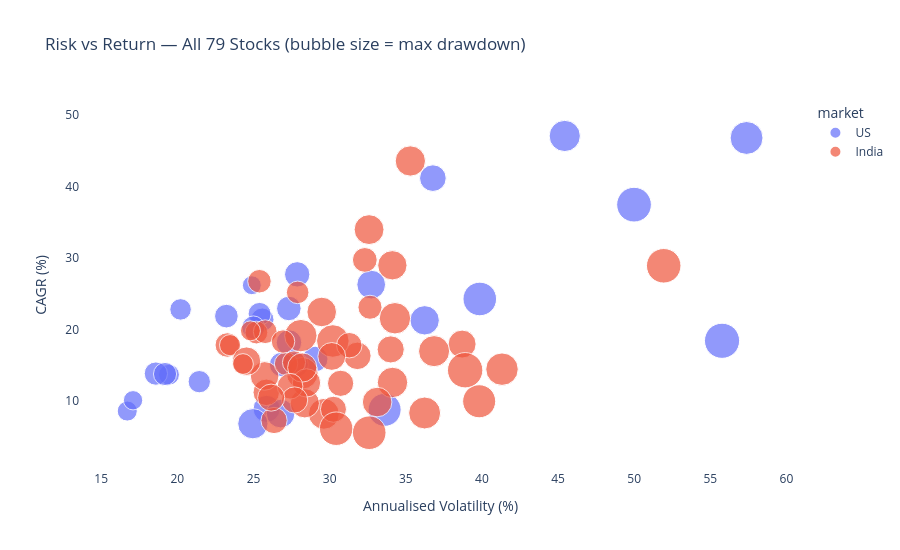

Source (notebook cell):
### Code cell
## CHART 2: RISK-RETURN SCATTER
rr['drawdown_size'] = rr['max_drawdown_pct'].abs()   # ← convert negatives to positive

fig2 = px.scatter(
    rr,
    x='ann_volatility_pct', y='cagr_pct',
    color='market', size='drawdown_size',             # ← use this instead
    size_max=25,
    hover_data=['ticker', 'company_name', 'sector', 'sharpe_ratio'],
    color_discrete_map={'India': '#EF553B', 'US': '#636EFA'},
    labels={
        'ann_volatility_pct': 'Annualised Volatility (%)',
        'cagr_pct':           'CAGR (%)',
        'drawdown_size':      'Max Drawdown (%)'
    },
    title='Risk vs Return — All 79 Stocks (bubble size = max drawdown)'
)
fig2.update_layout(height=550, plot_bgcolor='white')
fig2.write_html('../visuals/02_risk_return_scatter.html')
fig2.show()
print("Saved → visuals/02_risk_return_scatter.html")

### Figure 1 — Plotly figure (JSON) as saved in the notebook; plotly's stock layout.template omitted (floating-point values rounded to 4 significant figures; data arrays with more than 128 entries replaced by an {"elided": "..."} marker saying what was removed)
{"data": [{"customdata": [["AAPL", "Apple", "Technology", 0.839], ["ABT", "Abbott Laboratories", "Healthcare", 0.433], ["AMD", "Advanced Micro Devices", "Technology", 0.489], ["AMZN", "Amazon", "Consumer Disc.", 0.725], ["AVGO", "Broadcom", "Technology", 0.987], ["BAC", "Bank of America", "Financials", 0.27], ["BRK-B", "Berkshire Hathaway (Class B)", "Financials", 0.5], ["CAT", "Caterpillar", "Industrials", 0.481], ["COST", "Costco", "Consumer Disc.", 0.873], ["CRM", "Salesforce", "Technology", 0.576], ["CSCO", "Cisco Systems", "Technology", 0.267], ["CVX", "Chevron", "Energy", 0.244], ["GOOGL", "Alphabet (Class A)", "Communication", 0.566], ["HD", "Home Depot", "Consumer Disc.", 0.755], ["JNJ", "Johnson & Johnson", "Healthcare", 0.279], ["JPM", "JPMorgan Chase", "Financials", 0.465], ["LLY", "Eli Lilly", "Healthcare", 0.859], ["MA", "Mastercard", "Financials", 0.711], ["MCD", "McDonald's", "Consumer Disc.", 0.522], ["META", "Meta Platforms", "Communication", 0.62], ["MSFT", "Microsoft", "Technology", 0.691], ["NFLX", "Netflix", "Communication", 0.789], ["NVDA", "NVIDIA", "Technology", 0.966], ["ORCL", "Oracle", "Technology", 0.472], ["PG", "Procter & Gamble", "Consumer Staples", 0.357], ["TSLA", "Tesla", "Consumer Disc.", 0.868], ["UNH", "UnitedHealth Group", "Healthcare", 0.72], ["V", "Visa", "Financials", 0.665], ["WMT", "Walmart", "Consumer Staples", 0.509], ["XOM", "Exxon Mobil", "Energy", 0.19]], "hovertemplate": "market=US<br>Annualised Volatility (%)=%{x}<br>CAGR (%)=%{y}<br>Max Drawdown (%)=%{marker.size}<br>ticker=%{customdata[0]}<br>company_name=%{customdata[1]}<br>sector=%{customdata[2]}<br>sharpe_ratio=%{customdata[3]}<extra></extra>", "legendgroup": "US", "marker": {"color": "#636EFA", "size": [43.8, 33.88, 84.06, 56.15, 48.3, 74.2, 29.57, 44.63, 31.4, 58.62, 49.84, 55.77, 44.32, 37.99, 27.37, 43.63, 24.24, 41.0, 36.9, 76.74, 37.15, 81.99, 66.34, 40.36, 25.46, 73.63, 35.9, 36.36, 36.44, 62.4], "sizemode": "area", "sizeref": 0.136, "symbol": "circle"}, "mode": "markers", "name": "US", "orientation": "v", "showlegend": true, "type": "scatter", "x": [27.87, 21.44, 55.77, 32.73, 36.78, 33.61, 19.45, 29.05, 20.21, 36.24, 25.86, 26.78, 27.33, 23.22, 16.71, 27.77, 24.89, 27.32, 18.59, 39.86, 25.58, 49.99, 45.44, 26.84, 17.09, 57.38, 25.4, 24.99, 19.19, 24.96], "xaxis": "x", "y": [27.72, 12.71, 18.43, 26.29, 41.18, 8.77, 13.68, 15.88, 22.82, 21.29, 8.91, 8.25, 18.19, 21.88, 8.6, 15.08, 26.2, 22.95, 13.84, 24.28, 21.38, 37.47, 47.08, 15.11, 10.11, 46.8, 22.19, 20.29, 13.78, 6.83], "yaxis": "y"}, {"customdata": {"elided": "49x4 mixed values"}, "hovertemplate": "market=India<br>Annualised Volatility (%)=%{x}<br>CAGR (%)=%{y}<br>Max Drawdown (%)=%{marker.size}<br>ticker=%{customdata[0]}<br>company_name=%{customdata[1]}<br>sector=%{customdata[2]}<br>sharpe_ratio=%{customdata[3]}<extra></extra>", "legendgroup": "India", "marker": {"color": "#EF553B", "size": [81.03, 53.24, 39.42, 35.32, 63.11, 38.42, 58.57, 62.44, 67.2, 46.78, 50.13, 37.68, 47.9, 64.65, 59.54, 55.89, 60.66, 68.59, 34.72, 41.05, 46.19, 58.18, 74.32, 30.46, 51.53, 85.03, 37.36, 55.28, 65.82, 36.5, 54.6, 72.28, 58.26, 76.38, 46.94, 76.79, 29.32, 45.09, 46.84, 59.49, 71.87, 71.46, 44.3, 69.51, 27.21, 52.78, 41.73, 37.5, 50.02], "sizemode": "area", "sizeref": 0.136, "symbol": "circle"}, "mode": "markers", "name": "India", "orientation": "v", "showlegend": true, "type": "scatter", "x": [51.94, 38.7, 32.65, 25.19, 34.13, 25.77, 34.12, 35.3, 34.29, 30.72, 34.01, 25.39, 25.84, 29.62, 29.48, 25.73, 32.59, 28.2, 27.9, 23.28, 30.25, 28.37, 39.82, 23.46, 31.82, 38.9, 27.14, 24.54, 36.86, 27.66, 28.48, 30.21, 28.2, 30.43, 26.35, 32.6, 24.31, 27.4, 27.7, 33.12, 41.32, 28.11, 31.29, 36.24, 24.8, 30.14, 32.31, 26.94, 26.16], "xaxis": "x", "y": [28.92, 17.97, 23.12, 19.58, 12.6, 19.7, 28.99, 43.58, 21.58, 12.48, 17.22, 26.76, 11.22, 8.21, 22.46, 13.51, 33.98, 13.89, 25.2, 17.84, 8.85, 9.68, 9.97, 17.82, 16.32, 14.31, 15.2, 15.58, 16.98, 15.4, 12.54, 18.4, 14.69, 6.13, 7.28, 5.57, 15.18, 12.07, 10.15, 9.86, 14.46, 19.15, 17.81, 8.33, 19.82, 16.24, 29.74, 18.32, 10.48], "yaxis": "y"}], "layout": {"height": 550, "legend": {"itemsizing": "constant", "title": {"text": "market"}, "tracegroupgap": 0}, "plot_bgcolor": "white", "title": {"text": "Risk vs Return — All 79 Stocks (bubble size = max drawdown)"}, "xaxis": {"anchor": "y", "domain": [0, 1], "title": {"text": "Annualised Volatility (%)"}}, "yaxis": {"anchor": "x", "domain": [0, 1], "title": {"text": "CAGR (%)"}}}}
